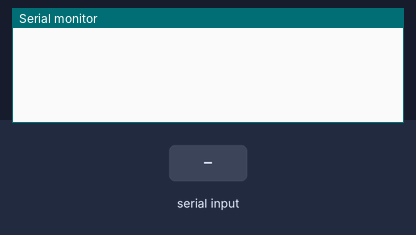
Bench run of a sketch on a simulated Arduino Uno, built with avr-gcc and run on an emulated ATmega328P. Parts: the last lines printed to the serial monitor. The inputs (shaded band) are chosen by the test bench.

Above: at 1.2 s.
1.3 s: byte 90 received over Serial
At 2.5 s:
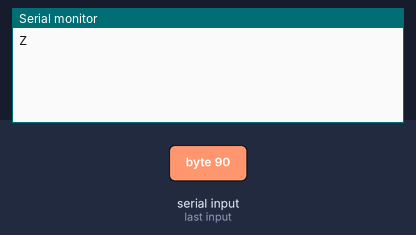
2.8 s: byte 120 received over Serial
At 3.7 s:
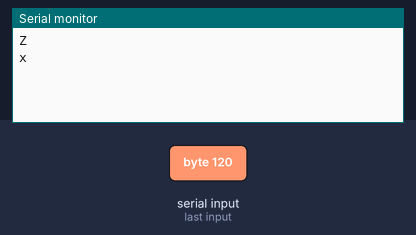

The sketch:

serialCalculate.ino
```cpp
int number1;
char sign;
int number2;
int result;
void setup() {
  Serial.begin(9600);
}

void loop() {
  cleanData();
}
void cleanData() {
  while (Serial.available() > 0) {
    char inbound = Serial.read();
    if (isGraph(inbound)) {
      Serial.println(inbound);
    }
  }
}
```

Measured:
- after the input at 1.3 s, the serial monitor: prints a new line at once (image 1)
- after the input at 2.8 s, the serial monitor: prints a new line at once (image 2)
